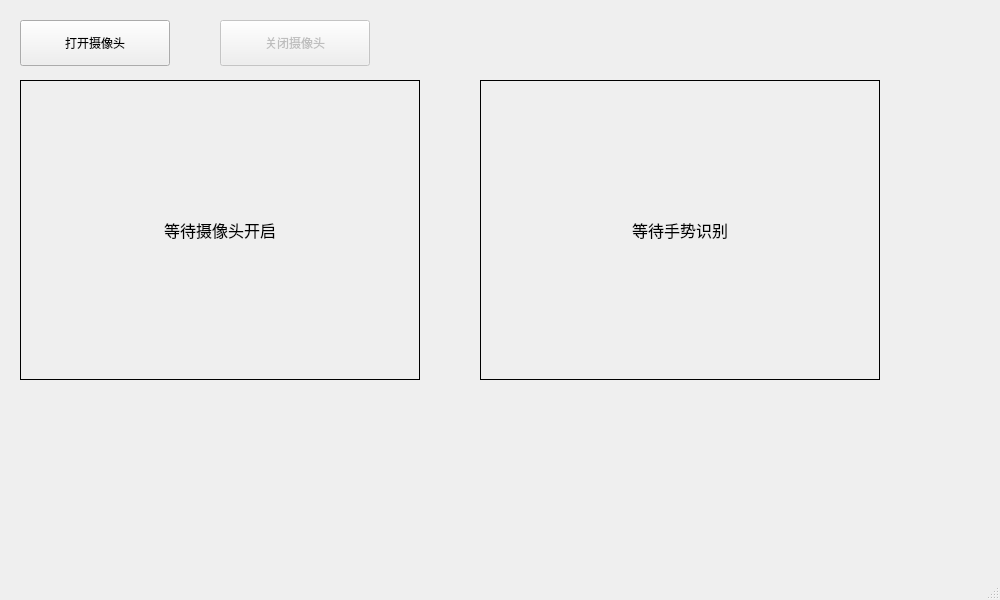
<?xml version="1.0" encoding="UTF-8"?>
<ui version="4.0">
 <class>MainWindow</class>
 <widget class="QMainWindow" name="MainWindow">
  <property name="geometry">
   <rect>
    <x>0</x>
    <y>0</y>
    <width>1000</width>
    <height>600</height>
   </rect>
  </property>
  <property name="windowTitle">
   <string>手势识别系统</string>
  </property>
  <widget class="QWidget" name="centralwidget">
   <widget class="QPushButton" name="open_camera_btn">
    <property name="geometry">
     <rect>
      <x>20</x>
      <y>20</y>
      <width>150</width>
      <height>46</height>
     </rect>
    </property>
    <property name="text">
     <string>打开摄像头</string>
    </property>
   </widget>
   <widget class="QPushButton" name="close_camera_btn">
    <property name="enabled">
     <bool>false</bool>
    </property>
    <property name="geometry">
     <rect>
      <x>220</x>
      <y>20</y>
      <width>150</width>
      <height>46</height>
     </rect>
    </property>
    <property name="text">
     <string>关闭摄像头</string>
    </property>
   </widget>
   <widget class="QLabel" name="original_video_label">
    <property name="geometry">
     <rect>
      <x>20</x>
      <y>80</y>
      <width>400</width>
      <height>300</height>
     </rect>
    </property>
    <property name="font">
     <font>
      <family>Arial</family>
      <pointsize>12</pointsize>
     </font>
    </property>
    <property name="frameShape">
     <enum>QFrame::Box</enum>
    </property>
    <property name="text">
     <string>等待摄像头开启</string>
    </property>
    <property name="alignment">
     <set>Qt::AlignCenter</set>
    </property>
   </widget>
   <widget class="QLabel" name="processed_video_label">
    <property name="geometry">
     <rect>
      <x>480</x>
      <y>80</y>
      <width>400</width>
      <height>300</height>
     </rect>
    </property>
    <property name="font">
     <font>
      <family>Arial</family>
      <pointsize>12</pointsize>
     </font>
    </property>
    <property name="frameShape">
     <enum>QFrame::Box</enum>
    </property>
    <property name="text">
     <string>等待手势识别</string>
    </property>
    <property name="alignment">
     <set>Qt::AlignCenter</set>
    </property>
   </widget>
  </widget>
  <widget class="QMenuBar" name="menubar">
   <property name="geometry">
    <rect>
     <x>0</x>
     <y>0</y>
     <width>1000</width>
     <height>37</height>
    </rect>
   </property>
  </widget>
  <widget class="QStatusBar" name="statusbar"/>
 </widget>
 <resources/>
 <connections/>
</ui>
